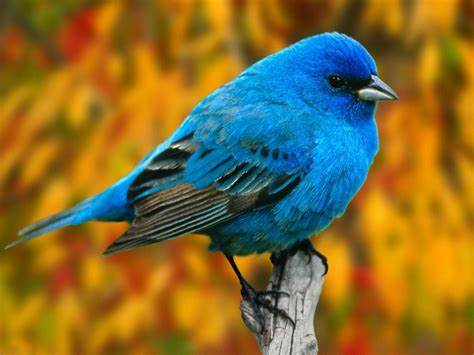
#> input picture getting_started/images/bluebird.jpg, 474 x 355 px
$ jupyter execute --allow-errors images_intro_opencv.ipynb   (shell and % lines are left out)
#> lines starting #> are read from the running program, lines starting #| are printed output that depends on the picture
## Getting started with images in OpenCV Python

## Reading, displaying and saving images

[cell 1]
import cv2
import numpy as np
import matplotlib.pyplot as plt
import matplotlib
from IPython.display import Image

A note on the above:
1. OpenCV stores images as numpy arrays, hence numpy is needed.
2. There are various ways to display images. One can use the `imshow()` function in matplotlib (that's why it is included). `cv2` also has an imshow method for displaying images (However, it is recommended to use matplotlib's function inside the notebook)
3. `%matplotlib inline` tells Jupyter that we would like to render images inline (within the notebook).
4. We can also display an image directly in the browser using Ipython's `Image()` method.

[cell 2]
# We readin images using `cv2.imread`
img_data = cv2.imread("images/cone.jpg", cv2.IMREAD_GRAYSCALE)
print(img_data)
#| None

[cell 3]
type(img_data)

#> (a cell that did not finish here is left out)

We see that the image is stored in a `numpy.ndarray` and can therefore be manipulated as any other numpy array. Also, it is important to note that numpy stores data in row-major order.
<br>
The shape is a tuple e.g. for a 2D array (row, column)

We can display the image in matplotlib:

[cell 5]
#we use the pyplot interface directly
#we can also bind the method to an object
#and access the `imshow` method using an Axes object
plt.figure()
#> (this line was passed over: IPython is not available in this run)
#> (the rest of this cell did not finish here and is left out)

As we can see, the image is not grayscale, yet this is how we read it in (In `cv2.imread` we passed in the optional 2nd parameter and specified `cv2.IMREAD_GRAYSCALE`).
<br>
This is because matplotlib's `imshow` function has optional parameters one of which is known as `cmap` which specifies the colormap of the input image.
Let's go ahead and specify this as `cmap='gray'`. We will also define the colormap range of values: `vmin=0` and `vmax=255`.

#> (a cell that did not finish here is left out)

Now we see we have the gray image we wanted. To remove the need of repetition, we can set a default parameter for matplotlib to always show images as gray, like so:
<br>
`matplotlib.rc('image', cmap="gray")`
<br>
The docs for the `rc` method can be found [here](https://matplotlib.org/stable/api/matplotlib_configuration_api.html#matplotlib.rc).

Let's try a few things on the image:
* **Inverting colors**

#> (a cell that did not finish here is left out)

* **Resampling**

Here we resample `img_data` by taking the mean of every 3 x 3 block of pixels `img_data[:3, :3]`. We then store the values in a linear array of shape `(160000, )` which we then reshape to `(400, 400)`. We will then output the resultant image to see how it looks like.

[cell 8]
#We want to build an image of img_data, by taking the mean value of every 3 x 3 block of pixels
#We reshape the resultant image into a 400 x 400 image
arrxn = np.empty(160000)
shape = 0
#> (the rest of this cell did not finish here and is left out)

Here we see the same image as `img_data`. Although they look exact, in the above image, every pixel is the mean of a `3 x 3` region of pixels in `img_data`. We can see this based on the scale provided by matplotlib which runs to 400, while in the original, the scale runs to 1200.

## Saving an Image

We can do this simply by using `cv2.imwrite` method. Let us save the cone we created above.

#> (a cell that did not finish here is left out)

## Color Images

We are going to load a color image and see its layout in a numpy array.

[cell 10]
#without passing the 2nd parameter, imread loads the image as is
bluebird = cv2.imread("images/bluebird.jpg")
#> bluebird is the input picture: shape (355, 474, 3); mean B, G, R 50, 108, 130.6

Now we examine the image.

[cell 11]
print(bluebird)
#> (printed output is left out)

[cell 12]
bluebird.shape
#> Out = (355, 474, 3)

[cell 13]
plt.imshow(bluebird)
#> (this line was passed over: IPython is not available in this run)
#> (the rest of this cell did not finish here and is left out)

We show the same image using Ipython's `Image()` method.

[cell 14]
Image(filename="images/bluebird.jpg")

The image seen here, is the original image. It differs significantly from the one we produced in the previous Matplotlib example.
<br>
<br>
Why is that?
<br>
This is because, OpenCV stores images in the numpy array as BGR not RGB. To get a similar image as above, we convert to RGB using `cv2.cvtColor()`.

[cell 15]
bluebird = cv2.cvtColor(bluebird, cv2.COLOR_BGR2RGB)
plt.imshow(bluebird)
#> (this line was passed over: IPython is not available in this run)
#> (the rest of this cell did not finish here and is left out)

We see that the image is similar to the one we created above.

[cell 16]
#We will try and invert the colors
newshape = np.zeros_like(bluebird)
where = 0
for row in range(bluebird.shape[0]):
    for col in range(bluebird.shape[1]):
        pixel = bluebird[row, col]
        pixel[0], pixel[2] = (255 - pixel[2]), (255 - pixel[0])
        pixel[1] = 255 - pixel[1]
        newshape[row, col] = pixel
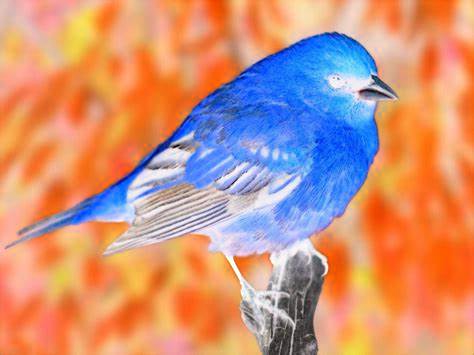
#> newshape: shape (355, 474, 3); mean R, G, B 205, 147, 124.4

plt.imshow(newshape)
#> (this line was passed over: IPython is not available in this run)
#> (the rest of this cell did not finish here and is left out)


$ run again, with getting_started/images/cubes.png saved as getting_started/images/bluebird.jpg
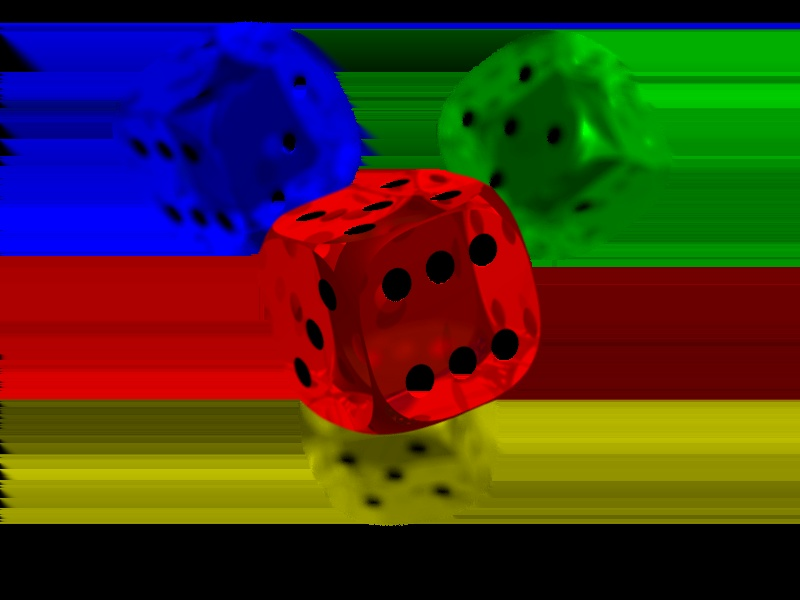
#> input picture getting_started/images/cubes.png, 800 x 600 px
#| None
#> bluebird is the input picture: shape (600, 800, 3); mean B, G, R 31.1, 50.4, 66.6
#> (printed output is left out)
#> after the loop `for row in range(bluebird.shape[0]):`:
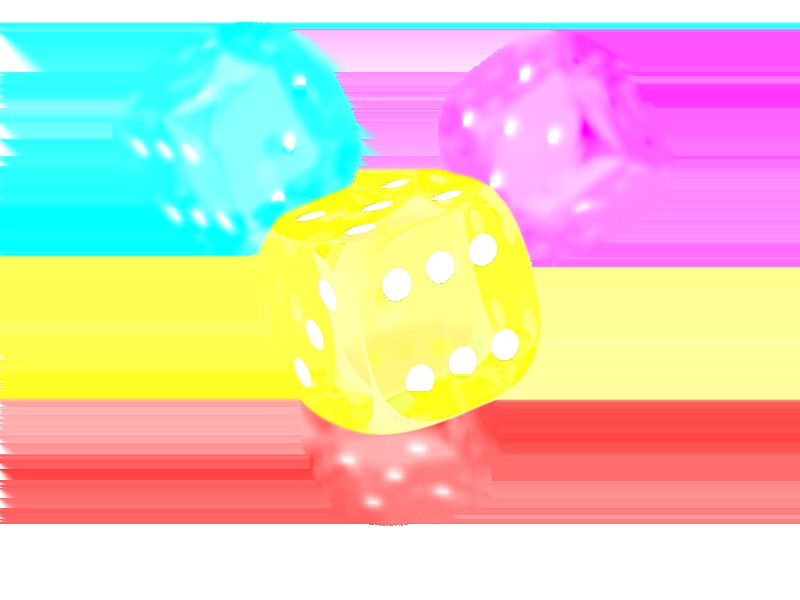
#> newshape: shape (600, 800, 3); mean R, G, B 223.9, 204.6, 188.4
